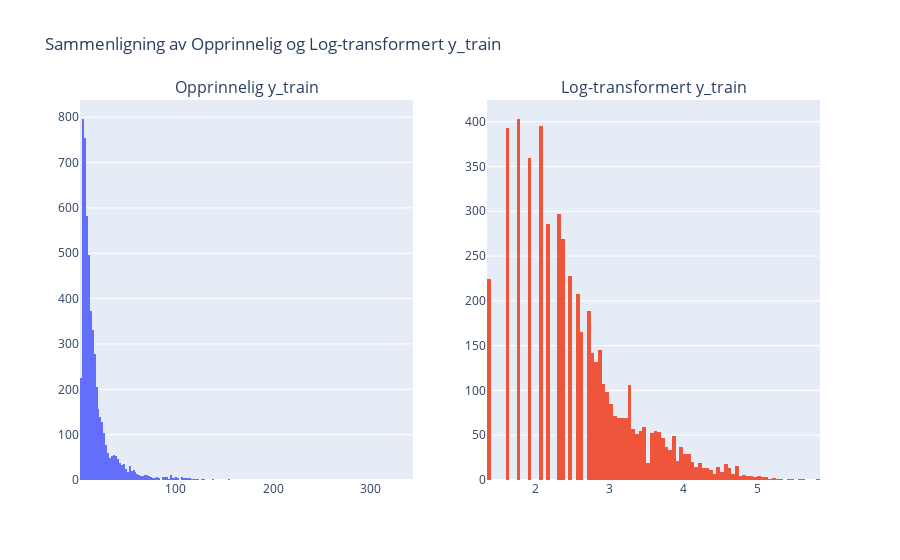

Notebook code cell kept with this figure:
### Markdown cell above
## ExtraTreesRegressor med log transformasjon av target variabel

### Code cell
# Log-transformasjon av y_train
y_train_log = np.log1p(y_train)

# Opprett subplott-figur med to kolonner
fig = make_subplots(rows=1, cols=2, subplot_titles=("Opprinnelig y_train", "Log-transformert y_train"))

# Legg til histogram av opprinnelig y_train i første subplott
fig.add_trace(
    go.Histogram(x=y_train, name="Opprinnelig y_train"),
    row=1, col=1)

# Legg til histogram av log-transformert y_train i andre subplott
fig.add_trace(
    go.Histogram(x=y_train_log, name="Log-transformert y_train"),
    row=1, col=2)

# Oppdater layout for bedre visualisering
fig.update_layout(title_text="Sammenligning av Opprinnelig og Log-transformert y_train", showlegend=False)

# Vis subplottene
fig.show()

### Figure 1 — Plotly figure (JSON) as saved in the notebook; plotly's stock layout.template omitted (floating-point values rounded to 4 significant figures; data arrays with more than 128 entries replaced by an {"elided": "..."} marker saying what was removed)
{"data": [{"name": "Opprinnelig y_train", "type": "histogram", "x": {"elided": "5413 int values"}, "xaxis": "x", "yaxis": "y"}, {"name": "Log-transformert y_train", "type": "histogram", "x": {"elided": "5413 float values"}, "xaxis": "x2", "yaxis": "y2"}], "layout": {"annotations": [{"font": {"size": 16}, "showarrow": false, "text": "Opprinnelig y_train", "x": 0.225, "xanchor": "center", "xref": "paper", "y": 1, "yanchor": "bottom", "yref": "paper"}, {"font": {"size": 16}, "showarrow": false, "text": "Log-transformert y_train", "x": 0.775, "xanchor": "center", "xref": "paper", "y": 1, "yanchor": "bottom", "yref": "paper"}], "showlegend": false, "title": {"text": "Sammenligning av Opprinnelig og Log-transformert y_train"}, "xaxis": {"anchor": "y", "domain": [0, 0.45]}, "xaxis2": {"anchor": "y2", "domain": [0.55, 1]}, "yaxis": {"anchor": "x", "domain": [0, 1]}, "yaxis2": {"anchor": "x2", "domain": [0, 1]}}}
